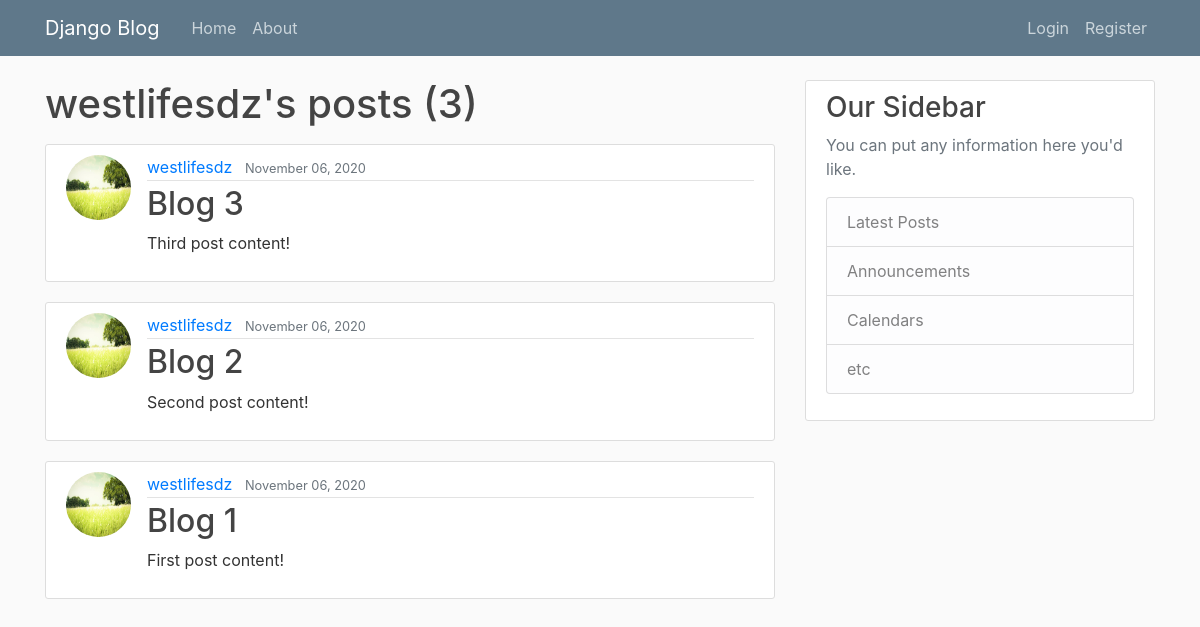
Screenshot of /user/westlifesdz with the database file from the repository.
### blog/models.py (models this page shows, shortened)
class Post(models.Model):
    title = models.CharField(max_length=100)
    content = models.TextField()
    data_posted = models.DateTimeField(default=timezone.now)
    author = models.ForeignKey(User, on_delete=models.CASCADE)

### users/models.py (models this page shows, shortened)
class Profile(models.Model):
    user = models.OneToOneField(User, on_delete=models.CASCADE)
    image = models.ImageField(default='default.jpg', upload_to='profile_pics')

### blog/views.py (the view)
# urls.py: path('user/<str:username>', UserPostListView.as_view(), name='user-posts'),
class UserPostListView(ListView):
    model = Post
    template_name = 'blog/user_posts.html'
    context_object_name = 'posts'
    paginate_by = 5
    def get_queryset(self):
        user = get_object_or_404(User, username=self.kwargs.get('username'))
        return Post.objects.filter(author=user).order_by('-data_posted')

### blog/templates/blog/user_posts.html (shortened to what this page needs)
{% extends "blog/base.html" %}
{% block content %}
    <h1 class="mb-3">{{ view.kwargs.username }}'s posts ({{ page_obj.paginator.count }})</h1>
    {% for post in posts %}
        <article class="media content-section">
          <img class="rounded-circle article-img" src="{{ post.author.profile.image.url }}">
          <div class="media-body">
            <div class="article-metadata">
              <a class="mr-2" href="{% url 'user-posts' post.author.username %}">{{ post.author }}</a>
              <small class="text-muted">{{ post.data_posted|date:"F d, Y" }}</small>
            </div>
            <h2><a class="article-title" href="{% url 'post-detail' post.id %}">{{ post.title }}</a></h2>
            <p class="article-content">{{ post.content }}</p>
          </div>
        </article>
    {% endfor %}
{% endblock content %}

### blog/static/blog/main.css (style rules this page uses)
body { background: #fafafa; color: #333333; margin-top: 5rem; }
h1, h2, h3, h4, h5, h6 { color: #444444; }
.content-section { background: #ffffff; padding: 10px 20px; border: 1px solid #dddddd; border-radius: 3px; margin-bottom: 20px; }
.article-title { color: #444444; }
.article-content { white-space: pre-line; }
.article-img { height: 65px; width: 65px; margin-right: 16px; }
.article-metadata { padding-bottom: 1px; margin-bottom: 4px; border-bottom: 1px solid #e3e3e3 }

### rows the page displays
Post: author.profile.image (picture), author "westlifesdz", data_posted "November 06, 2020", title "Blog 3", content "Third post content!"
Post: author.profile.image (picture), author "westlifesdz", data_posted "November 06, 2020", title "Blog 2", content "Second post content!"
Post: author.profile.image (picture), author "westlifesdz", data_posted "November 06, 2020", title "Blog 1", content "First post content!"

### other values shown
{{ view.kwargs.username }} "westlifesdz"
{{ page_obj.paginator.count }} "3"
